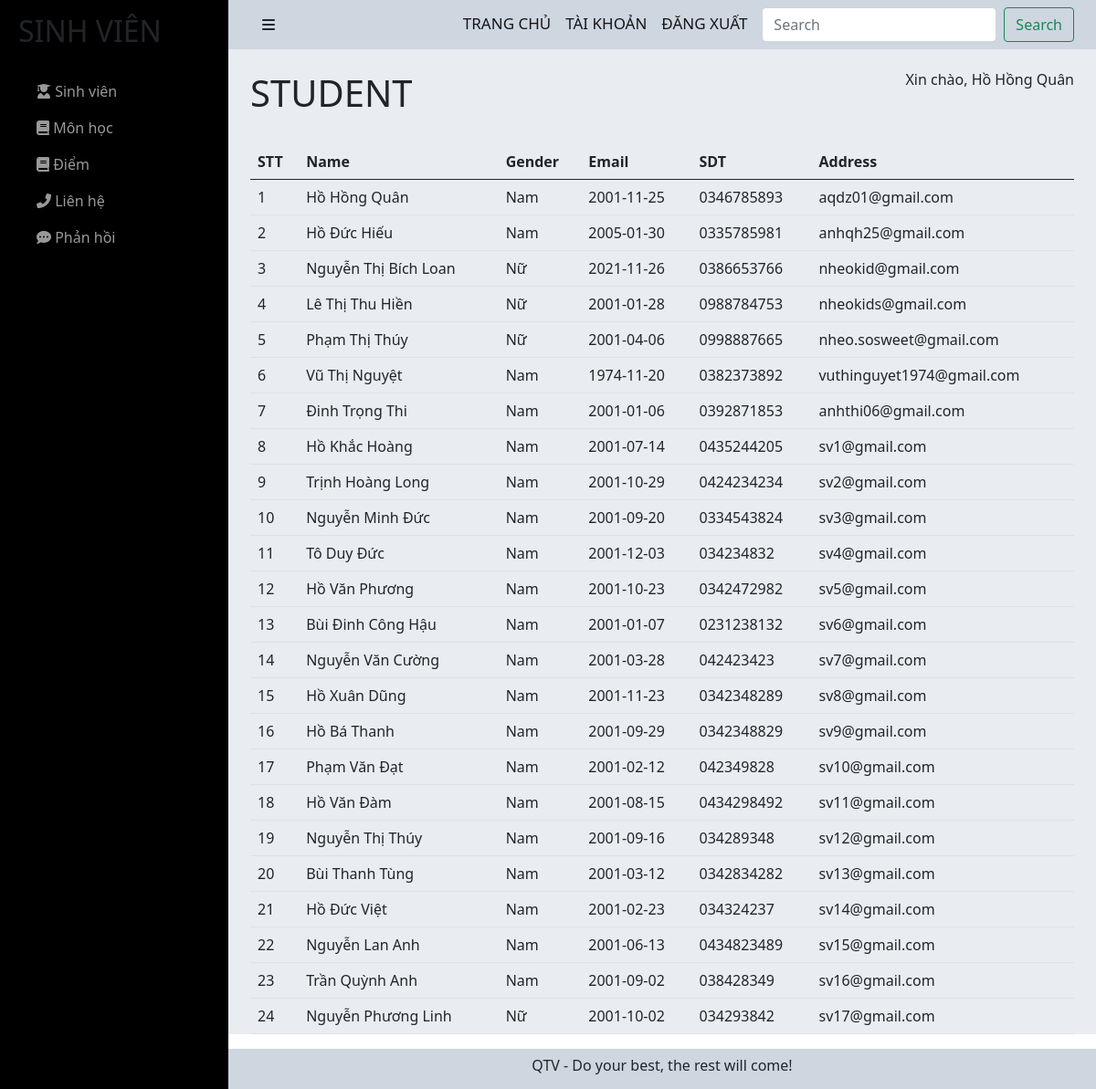
The app's page /admin/student/student.php (signed in) with its own data.
### tables this page shows
CREATE TABLE `users` (
  `user_id` int(11) NOT NULL,
  `user_name` varchar(255) NOT NULL,
  `user_avatar` varchar(255) DEFAULT NULL,
  `user_gioitinh` tinyint(4) NOT NULL,
  `user_birthday` date NOT NULL,
  `user_phone` varchar(255) NOT NULL,
  `user_email` varchar(255) NOT NULL,
  `user_pass` varchar(255) NOT NULL,
  `user_level` int(11) NOT NULL,
  `status` tinyint(4) NOT NULL,
  `code` varchar(255) NOT NULL,
  `code_forgot` varchar(255) NOT NULL
);

### admin/student/student.php (the view, shortened to what this page needs)
<?php include('./header.php') ?>
<br>
<div class="header-page">
    <h1 class="page-title">STUDENT</h1>
    <?php
    if (isset($_SESSION['display-username'])) {
        echo $_SESSION['display-username'];
    }
    ?>
</div>
<br>
<table class="table">
    <thead>
        <tr>
            <th scope="col">STT</th>
            <th scope="col">Name</th>
            <th scope="col">Gender</th>
            <th scope="col">Email</th>
            <th scope="col">SDT</th>
            <th scope="col">Address</th>
        </tr>
    </thead>
    <tbody>
        <?php
        $sql = "SELECT * from users where user_level = 0";
        $res = mysqli_query($conn, $sql);
        $sn = 1;
        if ($res == true) {
            while ($row = mysqli_fetch_assoc($res)) {
                $user_gioitinh = $row['user_gioitinh'];
        ?>
                <tr>
                    <td><?php echo $sn++ ?></td>
                    <td><?php echo $row['user_name']; ?></td>
                    <td>
                        <?php if ($user_gioitinh == 1) {
                            echo 'Nam';
                        }
                        if ($user_gioitinh == 0) {
                            echo 'Nữ';
                        }
                        ?>
                    </td>
                    <td><?php echo $row['user_birthday']; ?></td>
                    <td><?php echo $row['user_phone']; ?></td>
                    <td><?php echo $row['user_email']; ?></td>
                </tr>
        <?php
            }
        }
        ?>
    </tbody>
</table>
<?php include('./footer.php') ?>

### admin/student/header.php (shortened to what this page needs)
<link href="https://cdn.jsdelivr.net/npm/bootstrap@5.0.2/dist/css/bootstrap.min.css" rel="stylesheet">
<link rel="stylesheet" href="https://cdnjs.cloudflare.com/ajax/libs/font-awesome/6.0.0-beta2/css/all.min.css" />
<link rel="stylesheet" href="./sidebar.css">
<div id="wrapper">
    <div id="sidebar-wrapper">
        <ul class="sidebar-nav">
            <li class="sidebar-brand">
                <h2>SINH VIÊN</h2>
            </li>
            <li>
                <a href="student.php"><i class="fas fa-user-graduate"></i> Sinh viên</a>
            </li>
            <li>
                <a href="subject.php"><i class="fas fa-book"></i> Môn học</a>
            </li>
            <li>
                <a href="mymark.php"><i class="fas fa-book"></i> Điểm</a>
            </li>
            <li>
                <a href="contact.php"><i class="fas fa-phone-alt"></i> Liên hệ</a>
            </li>
            <li>
                <a href="chat.php"><i class="fas fa-comment-dots"></i>  Phản hồi</a>
            </li>
        </ul>
    </div>
    <div id="page-content-wrapper">
        <div class="container-fluid">
            <div class="row">
                <div class="col-lg-12">
                    <nav class="navbar navbar-light">
                        <div class="container-fluid">
                            <a href="#menu-toggle" class="btn btn-default" id="menu-toggle"><i class="fas fa-bars"></i></a>
                            <form class="d-flex"  style="margin-bottom:0">
                                <a href="" class="navbar-brand">TRANG CHỦ</a>
                                <a href="./accout.php" class="navbar-brand">TÀI KHOẢN</a>
                                <a href="../../login/logout.php" class="navbar-brand">ĐĂNG XUẤT</a>
                                <input class="form-control me-2" type="search" placeholder="Search" aria-label="Search">
                                <button class="btn btn-outline-success" type="submit">Search</button>
                            </form>
                        </div>
                    </nav>
                    <div class="main-content">
                    <div class="container">

### admin/student/footer.php (shortened to what this page needs)
</div>
</div>
</div>
</div>
</div>
</div>
<footer>
<p class="ftr text-center">
QTV - Do your best, the rest will come!
</p>
</footer>
</div>

### admin/student/sidebar.css (style rules this page uses)
.row>* { padding : 0; }
#wrapper { padding-left: 0; -webkit-transition: all 0.5s ease; -moz-transition: all 0.5s ease; -o-transition: all 0.5s ease; transition: all 0.5s ease; }
.navbar-brand { font-size:17px; font-weight:500; }
#page-content-wrapper { padding: 50px; position: relative; }
#sidebar-wrapper { z-index: 1000; position: fixed; left: 250px; width: 0; height: 100%; margin-left: -250px; overflow-y: auto; background: #000; -webkit-transition: all 0.5s ease; -moz-transition: all 0.5s ease; -o-transition: all 0.5s ease; transition: all 0.5s ease; }
#page-content-wrapper { width: 100%; position: absolute; padding: 15px; }
.sidebar-nav { position: absolute; top: 0; width: 250px; margin: 0; padding: 0; list-style: none; }
.sidebar-nav li { text-indent: 20px; line-height: 40px; }
.sidebar-nav li a { display: block; text-decoration: none; color: #999999; }
.sidebar-nav > .sidebar-brand { height: 65px; font-size: 18px; line-height: 60px; margin-top: 15px; }
@media (min-width:768px) { #wrapper { padding-left: 250px; } }
@media (min-width:768px) { #sidebar-wrapper { width: 250px; } }
@media (min-width:768px) { #page-content-wrapper { padding: 0; position: relative; } }
.header-page { display: flex; justify-content: space-between; }
.main-content { min-height: 82vh; }
.navbar, .ftr { background-color: #ced6e0; }
.ftr { height:44px; margin-bottom: 0; padding-top:6px; }
.container { min-height: 521px; }
.form-control { width: 60%; }
h6 { margin-top: 0; }
.main-content { background-color: #e9edf1; }
a { text-decoration: none; }
.ftr { height: 44px; margin-bottom: 0; padding-top: 6px; }

### records on screen
users: user_name "Hồ Hồng Quân", user_gioitinh "Nam", user_birthday "2001-11-25", user_phone "0346785893", user_email "aqdz01@gmail.com"
users: user_name "Hồ Đức Hiếu", user_gioitinh "Nam", user_birthday "2005-01-30", user_phone "0335785981", user_email "anhqh25@gmail.com"
users: user_name "Nguyễn Thị Bích Loan", user_gioitinh "Nữ", user_birthday "2021-11-26", user_phone "0386653766", user_email "nheokid@gmail.com"
users: user_name "Lê Thị Thu Hiền", user_gioitinh "Nữ", user_birthday "2001-01-28", user_phone "0988784753", user_email "nheokids@gmail.com"
users: user_name "Phạm Thị Thúy", user_gioitinh "Nữ", user_birthday "2001-04-06", user_phone "0998887665", user_email "nheo.sosweet@gmail.com"
users: user_name "Vũ Thị Nguyệt", user_gioitinh "Nam", user_birthday "1974-11-20", user_phone "0382373892", user_email "vuthinguyet1974@gmail.com"
users: user_name "Đinh Trọng Thi", user_gioitinh "Nam", user_birthday "2001-01-06", user_phone "0392871853", user_email "anhthi06@gmail.com"
users: user_name "Hồ Khắc Hoàng", user_gioitinh "Nam", user_birthday "2001-07-14", user_phone "0435244205", user_email "sv1@gmail.com"
users: user_name "Trịnh Hoàng Long", user_gioitinh "Nam", user_birthday "2001-10-29", user_phone "0424234234", user_email "sv2@gmail.com"
users: user_name "Nguyễn Minh Đức", user_gioitinh "Nam", user_birthday "2001-09-20", user_phone "0334543824", user_email "sv3@gmail.com"
users: user_name "Tô Duy Đức", user_gioitinh "Nam", user_birthday "2001-12-03", user_phone "034234832", user_email "sv4@gmail.com"
users: user_name "Hồ Văn Phương", user_gioitinh "Nam", user_birthday "2001-10-23", user_phone "0342472982", user_email "sv5@gmail.com"
users: user_name "Bùi Đinh Công Hậu", user_gioitinh "Nam", user_birthday "2001-01-07", user_phone "0231238132", user_email "sv6@gmail.com"
users: user_name "Nguyễn Văn Cường", user_gioitinh "Nam", user_birthday "2001-03-28", user_phone "042423423", user_email "sv7@gmail.com"
users: user_name "Hồ Xuân Dũng", user_gioitinh "Nam", user_birthday "2001-11-23", user_phone "0342348289", user_email "sv8@gmail.com"
users: user_name "Hồ Bá Thanh", user_gioitinh "Nam", user_birthday "2001-09-29", user_phone "0342348829", user_email "sv9@gmail.com"
users: user_name "Phạm Văn Đạt", user_gioitinh "Nam", user_birthday "2001-02-12", user_phone "042349828", user_email "sv10@gmail.com"
users: user_name "Hồ Văn Đàm", user_gioitinh "Nam", user_birthday "2001-08-15", user_phone "0434298492", user_email "sv11@gmail.com"
users: user_name "Nguyễn Thị Thúy", user_gioitinh "Nam", user_birthday "2001-09-16", user_phone "034289348", user_email "sv12@gmail.com"
users: user_name "Bùi Thanh Tùng", user_gioitinh "Nam", user_birthday "2001-03-12", user_phone "0342834282", user_email "sv13@gmail.com"
users: user_name "Hồ Đức Việt", user_gioitinh "Nam", user_birthday "2001-02-23", user_phone "034324237", user_email "sv14@gmail.com"
users: user_name "Nguyễn Lan Anh", user_gioitinh "Nam", user_birthday "2001-06-13", user_phone "0434823489", user_email "sv15@gmail.com"
users: user_name "Trần Quỳnh Anh", user_gioitinh "Nam", user_birthday "2001-09-02", user_phone "038428349", user_email "sv16@gmail.com"
users: user_name "Nguyễn Phương Linh", user_gioitinh "Nữ", user_birthday "2001-10-02", user_phone "034293842", user_email "sv17@gmail.com"

### other values on screen
$_SESSION['display-username'] "Xin chào, Hồ Hồng Quân"
